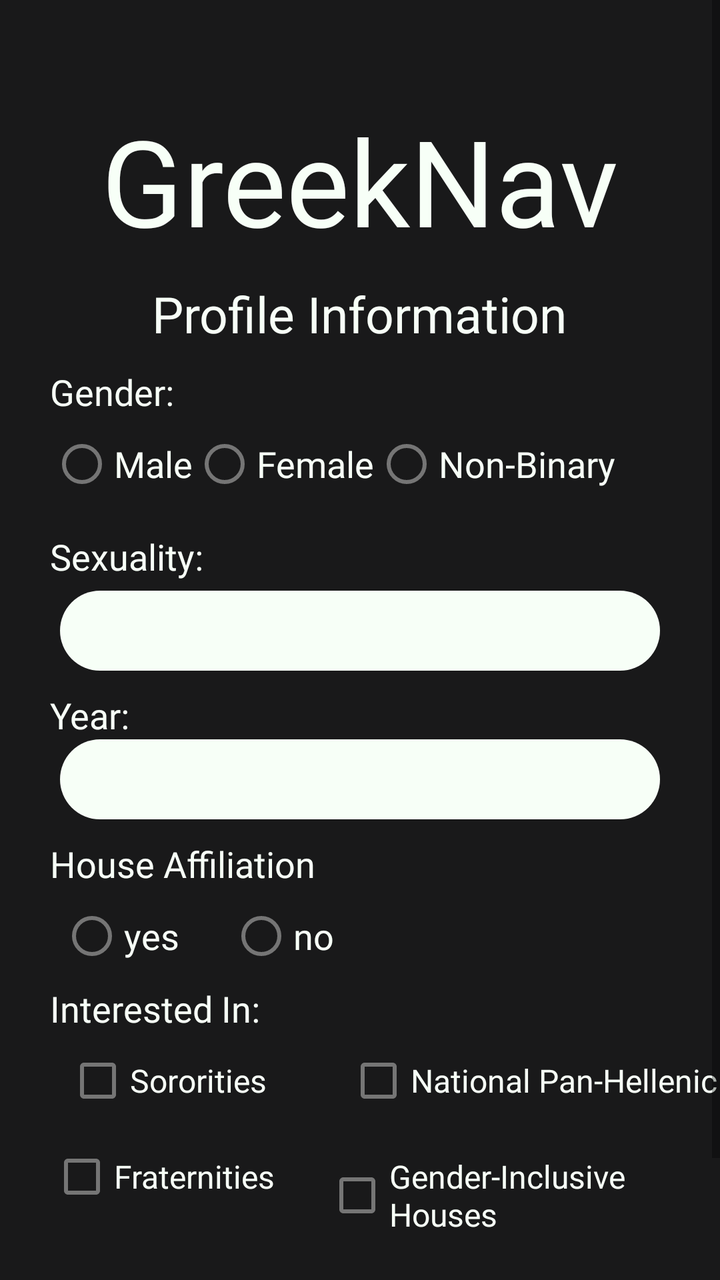
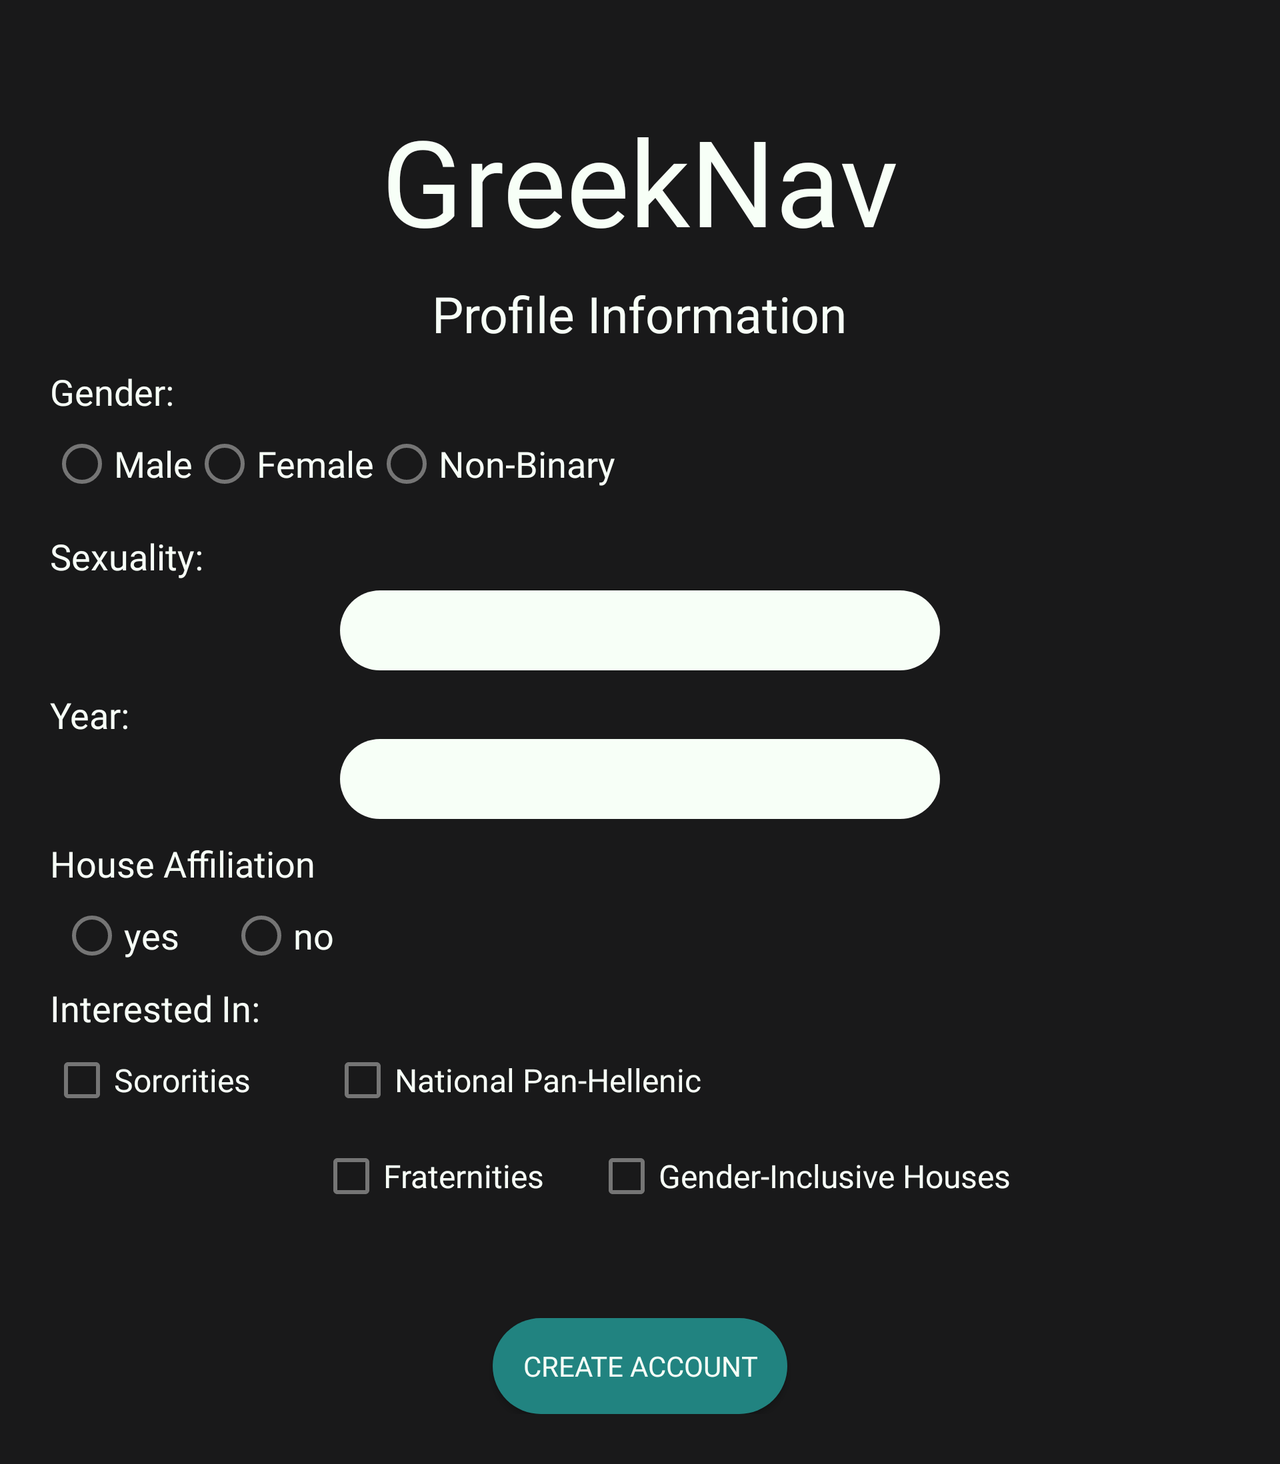

One screen, two layout resources from the same app: the default and the repository's alternative for another configuration. Each is rendered where Android would select it; the XML of both is given below.
<!-- AndroidManifest.xml: application theme Theme.FratNav -->
<!-- res/layout/create_profile_houses.xml -->
<?xml version="1.0" encoding="utf-8"?>
<LinearLayout xmlns:android="http://schemas.android.com/apk/res/android"
    xmlns:app="http://schemas.android.com/apk/res-auto"
    xmlns:tools="http://schemas.android.com/tools"
    android:layout_width="match_parent"
    android:layout_height="match_parent"
    android:orientation="vertical"

    android:background="@color/backgroundColor"

    tools:context=".onboarding.Authentication">
    <ScrollView
        android:layout_width="match_parent"
        android:layout_height="match_parent">

        <LinearLayout
            android:layout_width="match_parent"
            android:layout_height="match_parent"
            android:orientation="vertical">
    <TextView
        android:layout_width="wrap_content"
        android:layout_height="wrap_content"
        android:text="@string/app_name"
        android:fontFamily="@font/montserrat"
        android:textColor="@color/textColor"
        android:layout_marginTop="50dp"
        android:textSize="60sp"
        android:layout_gravity="center"/>
    <TextView
        android:layout_width="wrap_content"
        android:layout_height="wrap_content"
        android:textColor="@color/textColor"
        android:text="@string/profileInfo"
        android:layout_gravity="center"
        android:fontFamily="@font/montserrat"
        android:textSize="25sp"
        android:layout_marginTop="10dp"
        />
    <TextView
        android:layout_width="wrap_content"
        android:layout_height="wrap_content"
        android:layout_marginTop="10dp"
        android:textSize="18sp"
        android:fontFamily="@font/montserrat"
        android:textColor="@color/textColor"
        android:text="@string/gender"
        android:layout_marginStart="25dp"
        />

        <RadioGroup
            android:layout_width="wrap_content"
            android:layout_height="wrap_content"
            android:id="@+id/genderRadioGroup"
            android:layout_marginStart="25dp"
            android:orientation="horizontal">

            <RadioButton
                android:id="@+id/genderMale"
                android:layout_width="wrap_content"
                android:layout_height="wrap_content"
                android:text="@string/male"
                android:fontFamily="@font/montserrat"
                android:textSize="18sp"
                android:textColor="@color/textColor">

            </RadioButton>
            <RadioButton
                android:id="@+id/genderFemale"
                android:layout_width="wrap_content"
                android:layout_height="wrap_content"
                android:text="@string/female"
                android:fontFamily="@font/montserrat"
                android:textSize="18sp"
                android:textColor="@color/textColor"/>


                <RadioButton
                    android:id="@+id/genderNonBinary"
                    android:layout_width="wrap_content"
                    android:layout_height="wrap_content"
                    android:text="@string/nonBinary"
                    android:fontFamily="@font/montserrat"
                    android:textSize="18sp"
                    android:textColor="@color/textColor"/>
        </RadioGroup>

    
    <TextView
        android:layout_width="wrap_content"
        android:textColor="@color/textColor"
        android:layout_height="wrap_content"
        android:layout_marginTop="10dp"
        android:fontFamily="@font/montserrat"
        android:textSize="18sp"
        android:text="@string/sexuality"
        android:layout_marginStart="25dp" />

    <Spinner
        android:layout_width="300dp"
        android:layout_height="40dp"
        android:layout_marginTop="5dp"
        android:fontFamily="@font/montserrat"
        android:background="@drawable/background"
        android:paddingTop="5dp"
        android:paddingStart="20dp"
        android:paddingEnd="20dp"
        android:paddingBottom="5dp"
        android:layout_gravity="center"
        android:id="@+id/createSexuality"/>

    <TextView
        android:layout_width="wrap_content"
        android:layout_height="wrap_content"
        android:layout_marginTop="10dp"
        android:fontFamily="@font/montserrat"
        android:textSize="18sp"
        android:text="@string/year"
        android:layout_marginStart="25dp"
        android:textColor="@color/textColor"/>

    <Spinner
        android:layout_width="300dp"
        android:layout_height="40dp"
        android:paddingTop="5dp"
        android:paddingStart="20dp"
        android:paddingEnd="20dp"
        android:paddingBottom="5dp"
        android:fontFamily="@font/montserrat"
        android:id="@+id/createYear"
        android:layout_gravity="center"
        android:background="@drawable/background"
        android:spinnerMode="dropdown"
        />


    <TextView
        android:layout_width="wrap_content"
        android:layout_height="wrap_content"
        android:layout_marginTop="10dp"
        android:text="@string/houseAffiliation"
        android:layout_marginStart="25dp"
        android:textSize="18sp"
        android:fontFamily="@font/montserrat"
        android:textColor="@color/textColor"/>


    <RadioGroup
        android:layout_width="wrap_content"
        android:layout_height="wrap_content"
        android:id="@+id/createAffiliated"

        android:orientation="horizontal">

            <RadioButton
                android:textColor="@color/textColor"
                android:id="@+id/createYesAffiliated"
                android:layout_width="wrap_content"
                android:layout_height="wrap_content"
                android:text="@string/yes"
                android:fontFamily="@font/montserrat"
                android:textSize="18sp"
                android:layout_marginStart="30dp"/>
            <RadioButton
                android:layout_marginStart="25dp"
                android:textColor="@color/textColor"
                android:layout_width="wrap_content"
                android:id="@+id/createNoAffiliated"
                android:layout_height="wrap_content"
                android:text="@string/no"
                android:fontFamily="@font/montserrat"
                android:textSize="18sp">
            </RadioButton>
    </RadioGroup>


    <TextView
        android:layout_width="wrap_content"
        android:layout_height="wrap_content"

        android:text="@string/interestedIn"
        android:fontFamily="@font/montserrat"
        android:textSize="18sp"
        android:textColor="@color/textColor"
        android:layout_marginStart="25dp"/>

    <LinearLayout
        android:layout_width="wrap_content"
        android:layout_height="wrap_content"
        android:orientation="horizontal"
        android:layout_marginStart="33dp">
        <CheckBox
            android:id="@+id/soroCheckbox"
            android:layout_width="wrap_content"
            android:layout_height="wrap_content"
            android:textColor="@color/textColor"
            android:fontFamily="@font/montserrat"
            android:textSize="16sp"
            android:text="@string/sororities"
            />

        <CheckBox
            android:id="@+id/natPanHelicChackBox"
            android:layout_width="wrap_content"
            android:layout_height="wrap_content"
            android:layout_marginStart="40dp"
            android:fontFamily="@font/montserrat"
            android:text="@string/nationalPanHellenic"
            android:textColor="@color/textColor"
            android:textSize="16sp" />
    </LinearLayout>
    <LinearLayout
        android:layout_width="wrap_content"
        android:layout_height="60dp"
        android:orientation="horizontal"
        android:layout_gravity="center">
        <CheckBox
            android:id="@+id/fratCheckbox"
            android:layout_width="wrap_content"
            android:layout_height="wrap_content"
            android:text="@string/fraternities"
            android:fontFamily="@font/montserrat"
            android:textSize="16sp"
            android:textColor="@color/textColor"
            android:layout_marginStart="25dp"/>

        <CheckBox
            android:id="@+id/genderInclusiveCheckBox"
            android:layout_width="wrap_content"
            android:layout_height="wrap_content"
            android:textColor="@color/textColor"
            android:textSize="16sp"
            android:fontFamily="@font/montserrat"
            android:text="@string/genderInclusiveHouses"
            android:layout_marginStart="25dp"/>
    </LinearLayout>

    <androidx.appcompat.widget.AppCompatButton
        android:id="@+id/createAccount"
        android:layout_width="wrap_content"
        android:layout_height="wrap_content"
        android:layout_marginTop="35dp"
        android:layout_gravity="center"
        android:textColor="@color/textColor"
        android:paddingStart="15dp"
        android:paddingEnd="15dp"
        android:fontFamily="@font/montserrat"
        android:background="@drawable/teal_background"
        android:text="@string/createAccount"
        android:onClick="createAccount2" />

        </LinearLayout>
    </ScrollView>
</LinearLayout>
<!-- resources referenced by this layout -->
<resources>
  <color name="backgroundColor">#19191A</color>
  <color name="textColor">#F7FFF7</color>
  <!-- drawable background (drawable) -->
  <?xml version="1.0" encoding="utf-8"?>
  <shape xmlns:android="http://schemas.android.com/apk/res/android"
  
      android:shape="rectangle">
      <solid android:color="#F7FFF7"/>
      <corners android:radius="100dp"/>
  
  
  </shape>
  <!-- drawable teal_background (drawable) -->
  <?xml version="1.0" encoding="utf-8"?>
  <shape xmlns:android="http://schemas.android.com/apk/res/android"
      android:shape="rectangle">
      <solid android:color="@color/teal"/>
      <corners android:radius="100dp"/>
  
  </shape>
  <string name="app_name">GreekNav</string>
  <string name="createAccount">Create Account</string>
  <string name="female">Female</string>
  <string name="fraternities">Fraternities</string>
  <string name="gender">Gender:</string>
  <string name="genderInclusiveHouses">Gender-Inclusive Houses</string>
  <string name="houseAffiliation">House Affiliation</string>
  <string name="interestedIn">Interested In:</string>
  <string name="male">Male</string>
  <string name="nationalPanHellenic">National Pan-Hellenic</string>
  <string name="no">no</string>
  <string name="nonBinary">Non-Binary</string>
  <string name="profileInfo">Profile Information</string>
  <string name="sexuality">Sexuality:</string>
  <string name="sororities">Sororities</string>
  <string name="year">Year:</string>
  <string name="yes">yes</string>
  <style name="Theme.FratNav" parent="Theme.MaterialComponents.DayNight.NoActionBar">
          
          <item name="colorPrimary">@color/purple_500</item>
          <item name="colorPrimaryVariant">@color/purple_700</item>
          <item name="colorOnPrimary">@color/white</item>
          
          <item name="colorSecondary">@color/teal_200</item>
          <item name="colorSecondaryVariant">@color/teal_700</item>
          <item name="colorOnSecondary">@color/black</item>
          
          <item name="android:statusBarColor" tools:targetApi="l">?attr/colorPrimaryVariant</item>
          
      </style>
  <color name="teal">#218380</color>
  <color name="purple_500">#FF6200EE</color>
  <color name="purple_700">#FF3700B3</color>
  <color name="white">#FFFFFFFF</color>
  <color name="teal_200">#FF03DAC5</color>
  <color name="teal_700">#FF018786</color>
  <color name="black">#FF000000</color>
</resources>
<!-- res/layout-land/create_profile_houses.xml (the repository's variant of the layout above) -->
<!-- drawn on the phone turned sideways -->
<?xml version="1.0" encoding="utf-8"?>
    <ScrollView
        xmlns:android="http://schemas.android.com/apk/res/android"
        xmlns:app="http://schemas.android.com/apk/res-auto"
        xmlns:tools="http://schemas.android.com/tools"
        android:layout_width="match_parent"
        android:layout_height="match_parent"
        android:background="@color/backgroundColor"
        tools:context=".onboarding.Authentication">

        <LinearLayout
            android:layout_width="match_parent"
            android:layout_height="wrap_content"
            android:paddingBottom="25dp"
            android:orientation="vertical">
    <TextView
        android:layout_width="wrap_content"
        android:layout_height="wrap_content"
        android:text="@string/app_name"
        android:fontFamily="@font/montserrat"
        android:textColor="@color/textColor"
        android:layout_marginTop="50dp"
        android:textSize="60sp"
        android:layout_gravity="center"/>
    <TextView
        android:layout_width="wrap_content"
        android:layout_height="wrap_content"
        android:textColor="@color/textColor"
        android:text="@string/profileInfo"
        android:layout_gravity="center"
        android:fontFamily="@font/montserrat"
        android:textSize="25sp"
        android:layout_marginTop="10dp"
        />
    <TextView
        android:layout_width="wrap_content"
        android:layout_height="wrap_content"
        android:layout_marginTop="10dp"
        android:textSize="18sp"
        android:fontFamily="@font/montserrat"
        android:textColor="@color/textColor"
        android:text="@string/gender"
        android:layout_marginStart="25dp"
        />

        <RadioGroup
            android:layout_width="wrap_content"
            android:layout_height="wrap_content"
            android:id="@+id/genderRadioGroup"
            android:layout_marginStart="25dp"
            android:orientation="horizontal">

            <RadioButton
                android:id="@+id/genderMale"
                android:layout_width="wrap_content"
                android:layout_height="wrap_content"
                android:text="@string/male"
                android:fontFamily="@font/montserrat"
                android:textSize="18sp"
                android:textColor="@color/textColor">

            </RadioButton>
            <RadioButton
                android:id="@+id/genderFemale"
                android:layout_width="wrap_content"
                android:layout_height="wrap_content"
                android:text="@string/female"
                android:fontFamily="@font/montserrat"
                android:textSize="18sp"
                android:textColor="@color/textColor"/>


                <RadioButton
                    android:id="@+id/genderNonBinary"
                    android:layout_width="wrap_content"
                    android:layout_height="wrap_content"
                    android:text="@string/nonBinary"
                    android:fontFamily="@font/montserrat"
                    android:textSize="18sp"
                    android:textColor="@color/textColor"/>
        </RadioGroup>

    <TextView
        android:layout_width="wrap_content"
        android:textColor="@color/textColor"
        android:layout_height="wrap_content"
        android:layout_marginTop="10dp"
        android:fontFamily="@font/montserrat"
        android:textSize="18sp"
        android:text="@string/sexuality"
        android:layout_marginStart="25dp" />

    <Spinner
        android:layout_width="300dp"
        android:layout_height="40dp"
        android:layout_marginTop="5dp"
        android:fontFamily="@font/montserrat"
        android:background="@drawable/background"
        android:paddingTop="5dp"
        android:paddingStart="20dp"
        android:paddingEnd="20dp"
        android:paddingBottom="5dp"
        android:layout_gravity="center"
        android:id="@+id/createSexuality"/>

    <TextView
        android:layout_width="wrap_content"
        android:layout_height="wrap_content"
        android:layout_marginTop="10dp"
        android:fontFamily="@font/montserrat"
        android:textSize="18sp"
        android:text="@string/year"
        android:layout_marginStart="25dp"
        android:textColor="@color/textColor"/>

    <Spinner
        android:layout_width="300dp"
        android:layout_height="40dp"
        android:paddingTop="5dp"
        android:paddingStart="20dp"
        android:paddingEnd="20dp"
        android:paddingBottom="5dp"
        android:fontFamily="@font/montserrat"
        android:id="@+id/createYear"
        android:layout_gravity="center"
        android:background="@drawable/background"
        android:spinnerMode="dropdown"
        />

    <TextView
        android:layout_width="wrap_content"
        android:layout_height="wrap_content"
        android:layout_marginTop="10dp"
        android:text="@string/houseAffiliation"
        android:layout_marginStart="25dp"
        android:textSize="18sp"
        android:fontFamily="@font/montserrat"
        android:textColor="@color/textColor"/>


    <RadioGroup
        android:layout_width="wrap_content"
        android:layout_height="wrap_content"
        android:id="@+id/createAffiliated"

        android:orientation="horizontal">

            <RadioButton
                android:textColor="@color/textColor"
                android:id="@+id/createYesAffiliated"
                android:layout_width="wrap_content"
                android:layout_height="wrap_content"
                android:text="@string/yes"
                android:fontFamily="@font/montserrat"
                android:textSize="18sp"
                android:layout_marginStart="30dp"/>
            <RadioButton
                android:layout_marginStart="25dp"
                android:textColor="@color/textColor"
                android:layout_width="wrap_content"
                android:id="@+id/createNoAffiliated"
                android:layout_height="wrap_content"
                android:text="@string/no"
                android:fontFamily="@font/montserrat"
                android:textSize="18sp">
            </RadioButton>
    </RadioGroup>


    <TextView
        android:layout_width="wrap_content"
        android:layout_height="wrap_content"

        android:text="@string/interestedIn"
        android:fontFamily="@font/montserrat"
        android:textSize="18sp"
        android:textColor="@color/textColor"
        android:layout_marginStart="25dp"/>

    <LinearLayout
        android:layout_width="wrap_content"
        android:layout_height="wrap_content"
        android:orientation="horizontal"
        android:layout_marginStart="25dp">
        <CheckBox
            android:id="@+id/soroCheckbox"
            android:layout_width="wrap_content"
            android:layout_height="wrap_content"
            android:textColor="@color/textColor"
            android:fontFamily="@font/montserrat"
            android:textSize="16sp"
            android:text="@string/sororities"
            />

        <CheckBox
            android:id="@+id/natPanHelicChackBox"
            android:layout_width="wrap_content"
            android:layout_height="wrap_content"
            android:layout_marginStart="40dp"
            android:fontFamily="@font/montserrat"
            android:text="@string/nationalPanHellenic"
            android:textColor="@color/textColor"
            android:textSize="16sp" />
    </LinearLayout>
    <LinearLayout
        android:layout_width="wrap_content"
        android:layout_height="60dp"
        android:orientation="horizontal"
        android:layout_gravity="center">
        <CheckBox
            android:id="@+id/fratCheckbox"
            android:layout_width="wrap_content"
            android:layout_height="wrap_content"
            android:text="@string/fraternities"
            android:fontFamily="@font/montserrat"
            android:textSize="16sp"
            android:textColor="@color/textColor"
            android:layout_marginStart="25dp"/>

        <CheckBox
            android:id="@+id/genderInclusiveCheckBox"
            android:layout_width="wrap_content"
            android:layout_height="wrap_content"
            android:textColor="@color/textColor"
            android:textSize="16sp"
            android:fontFamily="@font/montserrat"
            android:text="@string/genderInclusiveHouses"
            android:layout_marginStart="25dp"/>
    </LinearLayout>

    <androidx.appcompat.widget.AppCompatButton
        android:id="@+id/createAccount"
        android:layout_width="wrap_content"
        android:layout_height="wrap_content"
        android:layout_marginTop="35dp"
        android:layout_gravity="center"
        android:textColor="@color/textColor"
        android:paddingStart="15dp"
        android:paddingEnd="15dp"
        android:fontFamily="@font/montserrat"
        android:background="@drawable/teal_background"
        android:text="@string/createAccount"
        android:onClick="createAccount2" />

        </LinearLayout>
    </ScrollView>
